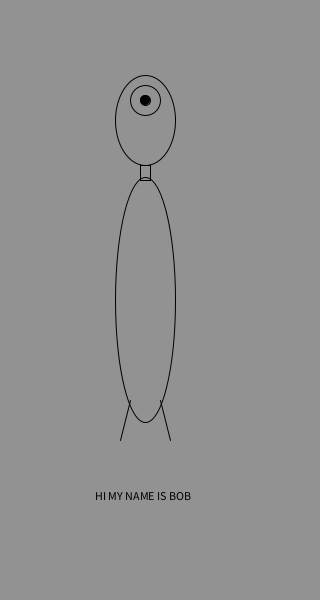
Frame 1 (no input)
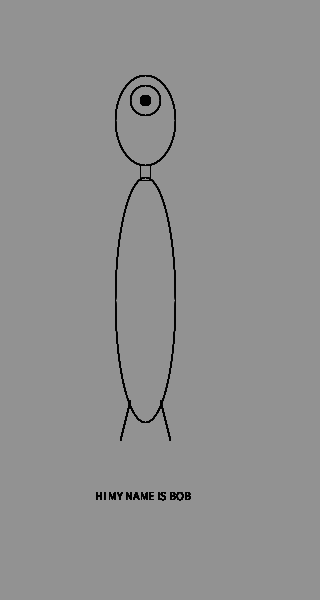
Frame 60 (the mouse pressed at the canvas centre just before this capture)
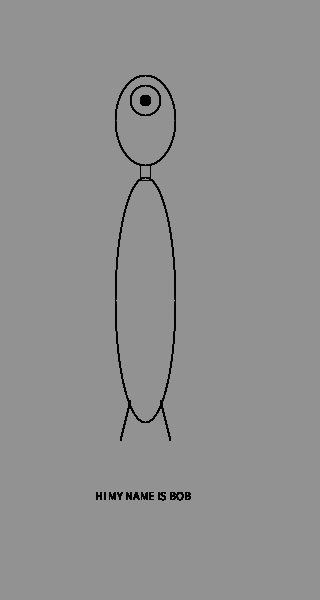
Frame 120 (the mouse held since frame 60 and released just before this capture)

The Processing sketch that drew these frames (run headless with seeded random() and noise(); from frame 60 on, the mouse is pressed at the canvas centre):

// Processing sketch: processing_30225
// ── processing_30225.pde

void setup(){
  size(320, 600);
  background(146);
}

void draw(){
  noFill();
  ellipse(145,120,60,90);
  noFill();
  ellipse(145,100,30,30);
  noFill();
  rect(140,165,10,15);
  noFill();
  ellipse(145,300,60,245);
  noFill();
  line(160,400,170,440);
  line(130,400,120,440);
  fill(0);
  ellipse(145,100,10,10);
  text("HI MY NAME IS BOB", 95,500);
}
